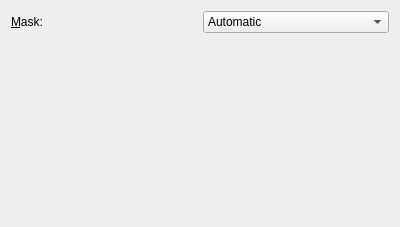
<?xml version="1.0" encoding="UTF-8"?>
<ui version="4.0">
 <class>grpUPNQR</class>
 <widget class="QWidget" name="grpUPNQR">
  <property name="geometry">
   <rect>
    <x>0</x>
    <y>0</y>
    <width>400</width>
    <height>227</height>
   </rect>
  </property>
  <property name="maximumSize">
   <size>
    <width>600</width>
    <height>16777215</height>
   </size>
  </property>
  <property name="windowTitle">
   <string>Form</string>
  </property>
  <layout class="QVBoxLayout" name="verticalLayoutUPNQR">
   <item>
    <layout class="QGridLayout" name="gridLayoutUPNQR">
     <item row="0" column="0">
      <widget class="QLabel" name="labelUPNQRMask">
       <property name="text">
        <string>&amp;Mask:</string>
       </property>
       <property name="toolTip">
        <string>Manually specify which mask to use</string>
       </property>
       <property name="buddy">
        <cstring>cmbUPNQRMask</cstring>
       </property>
      </widget>
     </item>
     <item row="0" column="1">
      <widget class="QComboBox" name="cmbUPNQRMask">
       <property name="toolTip">
        <string>Manually specify which mask to use</string>
       </property>
       <item>
        <property name="text">
         <string>Automatic</string>
        </property>
       </item>
       <item>
        <property name="text">
         <string>0</string>
        </property>
       </item>
       <item>
        <property name="text">
         <string>1</string>
        </property>
       </item>
       <item>
        <property name="text">
         <string>2</string>
        </property>
       </item>
       <item>
        <property name="text">
         <string>3</string>
        </property>
       </item>
       <item>
        <property name="text">
         <string>4</string>
        </property>
       </item>
       <item>
        <property name="text">
         <string>5</string>
        </property>
       </item>
       <item>
        <property name="text">
         <string>6</string>
        </property>
       </item>
       <item>
        <property name="text">
         <string>7</string>
        </property>
       </item>
      </widget>
     </item>
    </layout>
   </item>
   <item>
    <spacer name="verticalSpacerQR">
     <property name="orientation">
      <enum>Qt::Vertical</enum>
     </property>
     <property name="sizeType">
      <enum>QSizePolicy::MinimumExpanding</enum>
     </property>
     <property name="sizeHint" stdset="0">
      <size>
       <width>20</width>
       <height>0</height>
      </size>
     </property>
    </spacer>
   </item>
  </layout>
 </widget>
 <resources/>
 <connections/>
</ui>
